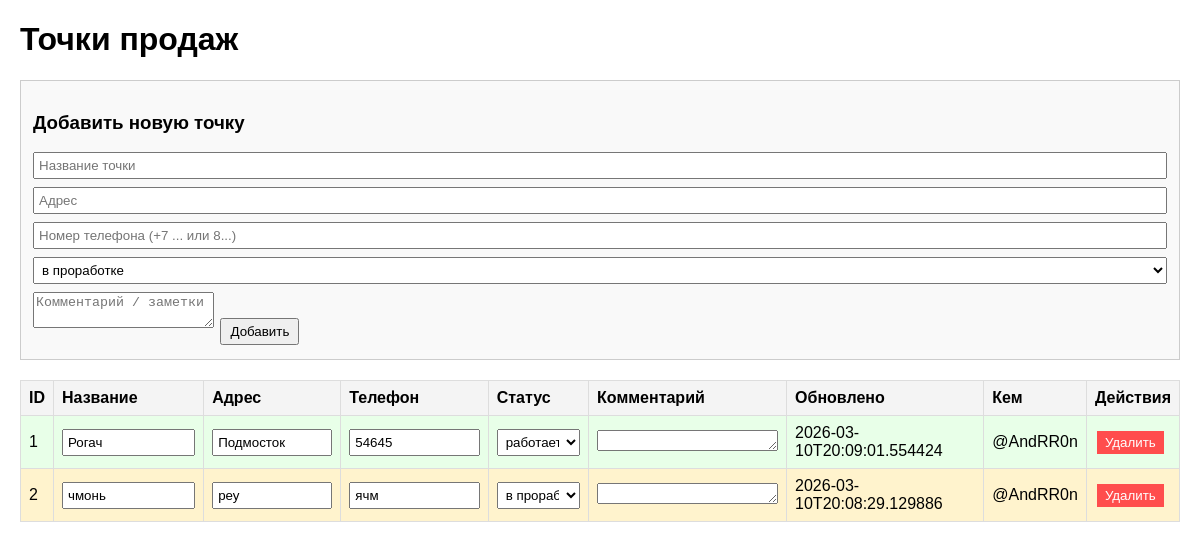
The page / on the database its author committed.
### tables this page shows
CREATE TABLE points (
            id INTEGER PRIMARY KEY AUTOINCREMENT,
            name TEXT NOT NULL,
            address TEXT,
            phone TEXT,
            status TEXT DEFAULT 'в проработке',
            comment TEXT,
            updated TEXT,
            updated_by TEXT
        );

### web.py (the view)
@app.route("/")
def index():
    points = get_all_points()
    return render_template("index.html", points=points)

### database.py (called while the page is built)
def get_all_points():
    conn = sqlite3.connect(DB_FILE)
    conn.row_factory = sqlite3.Row
    cur = conn.cursor()
    cur.execute("SELECT * FROM points ORDER BY id")
    rows = cur.fetchall()
    conn.close()
    return [dict(row) for row in rows]

### templates/index.html (shortened to what this page needs)
<!DOCTYPE html>
<html lang="ru">
<head>
</head>
<body>
<h1>Точки продаж</h1>
<div class="add-form">
  <h3>Добавить новую точку</h3>
  <input type="text" id="new-name"     placeholder="Название точки" required>
  <input type="text" id="new-address"  placeholder="Адрес">
  <input type="tel"  id="new-phone"    placeholder="Номер телефона (+7 ... или 8...)">
  <select id="new-status">
    <option value="в проработке">в проработке</option>
  </select>
  <textarea id="new-comment" placeholder="Комментарий / заметки" rows="2"></textarea>
  <button onclick="addPoint()">Добавить</button>
</div>
<table id="points-table">
  <thead>
    <tr>
      <th>ID</th>
      <th>Название</th>
      <th>Адрес</th>
      <th>Телефон</th>
      <th>Статус</th>
      <th>Комментарий</th>
      <th>Обновлено</th>
      <th>Кем</th>
      <th>Действия</th>
    </tr>
  </thead>
  <tbody>
    {% for p in points %}
    <tr data-id="{{ p.id }}" class="status-{{ p.status | replace(' ', '') }}">
      <td>{{ p.id }}</td>
      <td><input type="text" value="{{ p.name }}"     onchange="updateField({{ p.id }}, 'name',    this.value)"></td>
      <td><input type="text" value="{{ p.address }}"  onchange="updateField({{ p.id }}, 'address', this.value)"></td>
      <td><input type="tel"  value="{{ p.phone or '' }}" onchange="updateField({{ p.id }}, 'phone',   this.value)"></td>
      <td>
        <select onchange="updateField({{ p.id }}, 'status', this.value)">
          <option value="работает"     {% if p.status == 'работает'     %}selected{% endif %}>работает</option>
          <option value="в проработке" {% if p.status == 'в проработке' %}selected{% endif %}>в проработке</option>
        </select>
      </td>
      <td><textarea rows="1" onchange="updateField({{ p.id }}, 'comment', this.value)">{{ p.comment or '' }}</textarea></td>
      <td>{{ p.updated }}</td>
      <td>{{ p.updated_by }}</td>
      <td>
        <button onclick="deletePoint({{ p.id }})" style="background:#ff4d4d; color:white; border:none; padding:4px 8px; cursor:pointer;">
          Удалить
        </button>
      </td>
    </tr>
    {% endfor %}
  </tbody>
</table>
</body>
</html>

### templates/index.html (style rules this page uses)
body { font-family: Arial, sans-serif; margin: 20px; }
table { border-collapse: collapse; width: 100%; margin-top: 20px; }
th, td { border: 1px solid #ddd; padding: 8px; text-align: left; }
th { background: #f4f4f4; }
.status-работает { background: #e8ffe8; }
.status-впроработке { background: #fff3cd; }
input, select { width: 100%; box-sizing: border-box; padding: 4px; }
button { padding: 4px 8px; margin: 2px; cursor: pointer; }
.add-form { margin: 20px 0; padding: 12px; border: 1px solid #ccc; background: #f9f9f9; }
.add-form input, .add-form select, .add-form textarea { margin-bottom: 8px; }

### rows shown on the page
points: id "1", name "Рогач", address "Подмосток", phone "54645", status+id "работает", updated "2026-03-10T20:09:01.554424", updated_by "@AndRR0n"
points: id "2", name "чмонь", address "реу", phone "ячм", status+id "в проработке", updated "2026-03-10T20:08:29.129886", updated_by "@AndRR0n"
